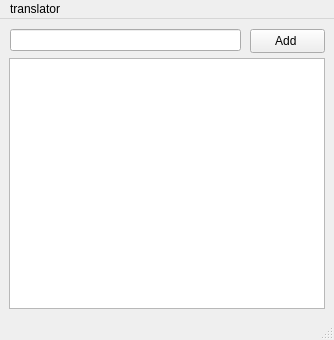
<?xml version="1.0" encoding="UTF-8"?>
<ui version="4.0">
 <class>MainWindow</class>
 <widget class="QMainWindow" name="MainWindow">
  <property name="geometry">
   <rect>
    <x>0</x>
    <y>0</y>
    <width>334</width>
    <height>340</height>
   </rect>
  </property>
  <property name="windowTitle">
   <string>Todo</string>
  </property>
  <widget class="QWidget" name="centralwidget">
   <widget class="QListView" name="todoView">
    <property name="geometry">
     <rect>
      <x>9</x>
      <y>39</y>
      <width>316</width>
      <height>251</height>
     </rect>
    </property>
    <property name="selectionMode">
     <enum>QAbstractItemView::SingleSelection</enum>
    </property>
   </widget>
   <widget class="QLineEdit" name="todoEdit">
    <property name="geometry">
     <rect>
      <x>10</x>
      <y>10</y>
      <width>231</width>
      <height>22</height>
     </rect>
    </property>
   </widget>
   <widget class="QPushButton" name="addButton">
    <property name="geometry">
     <rect>
      <x>250</x>
      <y>10</y>
      <width>75</width>
      <height>24</height>
     </rect>
    </property>
    <property name="text">
     <string>Add </string>
    </property>
   </widget>
  </widget>
  <widget class="QMenuBar" name="menubar">
   <property name="geometry">
    <rect>
     <x>0</x>
     <y>0</y>
     <width>334</width>
     <height>22</height>
    </rect>
   </property>
   <widget class="QMenu" name="menutranslator">
    <property name="title">
     <string>translator</string>
    </property>
   </widget>
   <addaction name="menutranslator"/>
  </widget>
  <widget class="QStatusBar" name="statusbar"/>
 </widget>
 <resources/>
 <connections/>
</ui>
